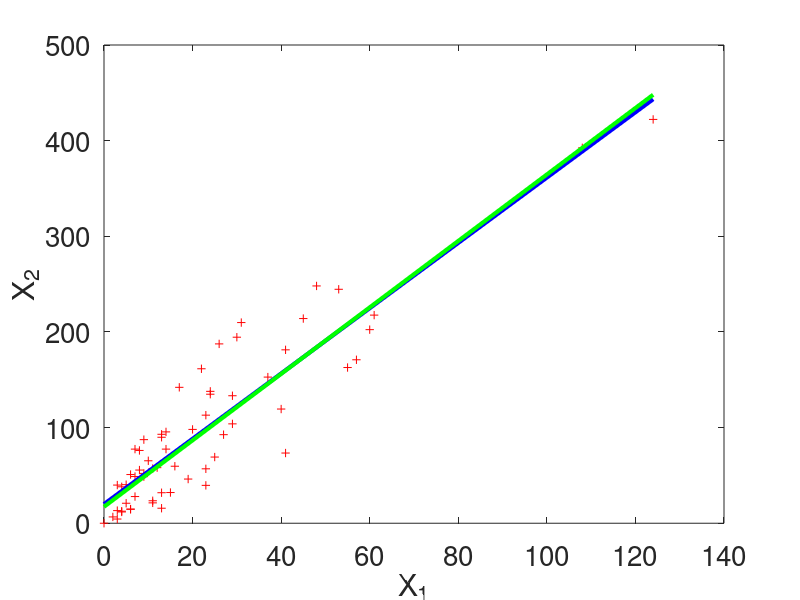

Source code (MATLAB):
% Groningen - Predictive Analysis
% Author: Dr. George Azzopardi
% Date: October 2016

% Regression Example with one variable
function Tutorial_Exercise1

%Auto Insurance in Sweden: http://tinyurl.com/n8j28e2

data = [108	392.5
19	46.2
13	15.7
124	422.2
40	119.4
57	170.9
23	56.9
14	77.5
45	214
10	65.3
5	20.9
48	248.1
11	23.5
23	39.6
7	48.8
2	6.6
24	134.9
6	50.9
3	4.4
23	113
6	14.8
9	48.7
9	52.1
3	13.2
29	103.9
7	77.5
4	11.8
20	98.1
7	27.9
4	38.1
0	0
25	69.2
6	14.6
5	40.3
22	161.5
11	57.2
61	217.6
12	58.1
4	12.6
16	59.6
13	89.9
60	202.4
41	181.3
37	152.8
55	162.8
41	73.4
11	21.3
27	92.6
8	76.1
3	39.9
17	142.1
13	93
13	31.9
15	32.1
8	55.6
29	133.3
30	194.5
24	137.9
9	87.4
31	209.8
14	95.5
53	244.6
26	187.5];

x = data(:,1);
y = data(:,2);

% Using Least Squares
mx = mean(x);
my = mean(y);
m = (mean(x.*y)-(mx*my))/(mean(x.^2)-mx^2);
b = my - m*mx;

model = multipleLinearRegression(x,y);

figure;
plot(x,y,'r+');
hold on;
plot([min(x) max(x)],[m*min(x)+b,m*max(x)+b],'b-','linewidth',3);
plot([min(x) max(x)],[model.theta(2)*min(x)+model.theta(1),model.theta(2)*max(x)+model.theta(1)],'g-','linewidth',3);
xlabel('X_1');
ylabel('X_2');
set(gca,'fontsize',20);

function model = multipleLinearRegression(X,Y)
theta = zeros(1,size(X,2)+1);

isconverged = 0; % a boolean falg that determines the convergence of the algorithm
iter = 1; % loop counter
alpha = 0.5; % learning rate

while ~isconverged    
    % Compute the prediction with the current model parameters
    c1 = [ones(size(X,1),1) X] * theta';    
    
    % Compute the total error with the current model parameters
    cf(iter) = sum(((c1) - Y).^2)/(2*numel(Y));
    
    if iter > 1 && cf(iter) > cf(iter - 1)
        alpha = alpha / 10;
    end    
    
    if iter > 1 && abs(cf(iter) - cf(iter-1)) < 0.001 || iter == 100000
        isconverged = 1;
    else        
        df = ([ones(size(X,1),1) X] * theta') - Y; % difference between the predicted values and the actual target values
        df3 = df * ones(1,size(X,2)+1); % replicate the difference for two times
        step3 = df3 .* [ones(size(X,1),1) X]; % Multiple with the x values
        step4 = sum(step3); % Take the sum
        grad = step4 / numel(Y); % Divide by the total number of training data points

        % Update the model parameters
        theta = theta - alpha.*grad;
        
        iter = iter + 1;                
    end
end
model.theta = theta;

%     
%     grad = sum(df3 .* [ones(size(X,1),1) X]) ./ numel(Y);
%         
%     theta = theta - alpha.*grad;
%     
%     if iter > 2 && abs(cf(iter) - cf(iter-1)) < 0.000000001 || iter == 100000
%         isconverged = 1;
%     else
%         iter = iter + 1;
%     end
% end
% 
% model.theta = theta;